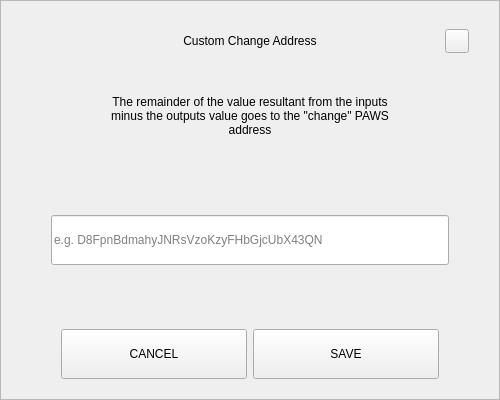
<?xml version="1.0" encoding="UTF-8"?>
<ui version="4.0">
 <class>SendChangeAddressDialog</class>
 <widget class="QDialog" name="SendChangeAddressDialog">
  <property name="geometry">
   <rect>
    <x>0</x>
    <y>0</y>
    <width>500</width>
    <height>400</height>
   </rect>
  </property>
  <property name="windowTitle">
   <string>Dialog</string>
  </property>
  <layout class="QVBoxLayout" name="verticalLayout">
   <property name="spacing">
    <number>0</number>
   </property>
   <property name="leftMargin">
    <number>0</number>
   </property>
   <property name="topMargin">
    <number>0</number>
   </property>
   <property name="rightMargin">
    <number>0</number>
   </property>
   <property name="bottomMargin">
    <number>0</number>
   </property>
   <item>
    <widget class="QFrame" name="frame">
     <property name="styleSheet">
      <string notr="true"/>
     </property>
     <property name="frameShape">
      <enum>QFrame::StyledPanel</enum>
     </property>
     <property name="frameShadow">
      <enum>QFrame::Raised</enum>
     </property>
     <layout class="QVBoxLayout" name="verticalLayout_2" stretch="0,0,0,0,0,0,0">
      <property name="spacing">
       <number>0</number>
      </property>
      <property name="leftMargin">
       <number>30</number>
      </property>
      <property name="topMargin">
       <number>20</number>
      </property>
      <property name="rightMargin">
       <number>30</number>
      </property>
      <property name="bottomMargin">
       <number>20</number>
      </property>
      <item>
       <layout class="QHBoxLayout" name="horizontalLayout_3">
        <property name="spacing">
         <number>0</number>
        </property>
        <item>
         <spacer name="horizontalSpacer_2">
          <property name="orientation">
           <enum>Qt::Horizontal</enum>
          </property>
          <property name="sizeHint" stdset="0">
           <size>
            <width>40</width>
            <height>20</height>
           </size>
          </property>
         </spacer>
        </item>
        <item>
         <widget class="QLabel" name="labelTitle">
          <property name="minimumSize">
           <size>
            <width>0</width>
            <height>40</height>
           </size>
          </property>
          <property name="maximumSize">
           <size>
            <width>16777215</width>
            <height>40</height>
           </size>
          </property>
          <property name="styleSheet">
           <string notr="true">padding-left:24px;</string>
          </property>
          <property name="text">
           <string>Custom Change Address</string>
          </property>
          <property name="alignment">
           <set>Qt::AlignCenter</set>
          </property>
          <property name="margin">
           <number>7</number>
          </property>
         </widget>
        </item>
        <item>
         <spacer name="horizontalSpacer">
          <property name="orientation">
           <enum>Qt::Horizontal</enum>
          </property>
          <property name="sizeHint" stdset="0">
           <size>
            <width>40</width>
            <height>20</height>
           </size>
          </property>
         </spacer>
        </item>
        <item>
         <widget class="QPushButton" name="btnEsc">
          <property name="minimumSize">
           <size>
            <width>24</width>
            <height>24</height>
           </size>
          </property>
          <property name="maximumSize">
           <size>
            <width>24</width>
            <height>24</height>
           </size>
          </property>
          <property name="focusPolicy">
           <enum>Qt::NoFocus</enum>
          </property>
          <property name="text">
           <string/>
          </property>
         </widget>
        </item>
       </layout>
      </item>
      <item>
       <spacer name="verticalSpacer_2">
        <property name="orientation">
         <enum>Qt::Vertical</enum>
        </property>
        <property name="sizeType">
         <enum>QSizePolicy::Fixed</enum>
        </property>
        <property name="sizeHint" stdset="0">
         <size>
          <width>20</width>
          <height>20</height>
         </size>
        </property>
       </spacer>
      </item>
      <item alignment="Qt::AlignHCenter">
       <widget class="QLabel" name="labelMessage">
        <property name="minimumSize">
         <size>
          <width>0</width>
          <height>70</height>
         </size>
        </property>
        <property name="text">
         <string>The remainder of the value resultant from the inputs minus the outputs value goes to the &quot;change&quot; PAWS address</string>
        </property>
        <property name="alignment">
         <set>Qt::AlignCenter</set>
        </property>
        <property name="wordWrap">
         <bool>true</bool>
        </property>
       </widget>
      </item>
      <item>
       <spacer name="verticalSpacer_3">
        <property name="orientation">
         <enum>Qt::Vertical</enum>
        </property>
        <property name="sizeHint" stdset="0">
         <size>
          <width>20</width>
          <height>40</height>
         </size>
        </property>
       </spacer>
      </item>
      <item>
       <layout class="QHBoxLayout" name="horizontalLayout_2">
        <property name="spacing">
         <number>0</number>
        </property>
        <property name="leftMargin">
         <number>20</number>
        </property>
        <property name="rightMargin">
         <number>20</number>
        </property>
        <item>
         <widget class="QLineEdit" name="lineEditAddress">
          <property name="minimumSize">
           <size>
            <width>0</width>
            <height>50</height>
           </size>
          </property>
          <property name="placeholderText">
           <string notr="true">e.g. D8FpnBdmahyJNRsVzoKzyFHbGjcUbX43QN</string>
          </property>
         </widget>
        </item>
       </layout>
      </item>
      <item>
       <spacer name="verticalSpacer">
        <property name="orientation">
         <enum>Qt::Vertical</enum>
        </property>
        <property name="sizeHint" stdset="0">
         <size>
          <width>20</width>
          <height>40</height>
         </size>
        </property>
       </spacer>
      </item>
      <item>
       <layout class="QHBoxLayout" name="horizontalLayout" stretch="2,2">
        <property name="spacing">
         <number>6</number>
        </property>
        <property name="leftMargin">
         <number>30</number>
        </property>
        <property name="rightMargin">
         <number>30</number>
        </property>
        <item>
         <widget class="QPushButton" name="btnCancel">
          <property name="minimumSize">
           <size>
            <width>180</width>
            <height>50</height>
           </size>
          </property>
          <property name="focusPolicy">
           <enum>Qt::NoFocus</enum>
          </property>
          <property name="text">
           <string>CANCEL</string>
          </property>
         </widget>
        </item>
        <item>
         <widget class="QPushButton" name="btnSave">
          <property name="minimumSize">
           <size>
            <width>180</width>
            <height>50</height>
           </size>
          </property>
          <property name="focusPolicy">
           <enum>Qt::NoFocus</enum>
          </property>
          <property name="text">
           <string>SAVE</string>
          </property>
         </widget>
        </item>
       </layout>
      </item>
     </layout>
    </widget>
   </item>
  </layout>
 </widget>
 <resources/>
 <connections/>
</ui>
